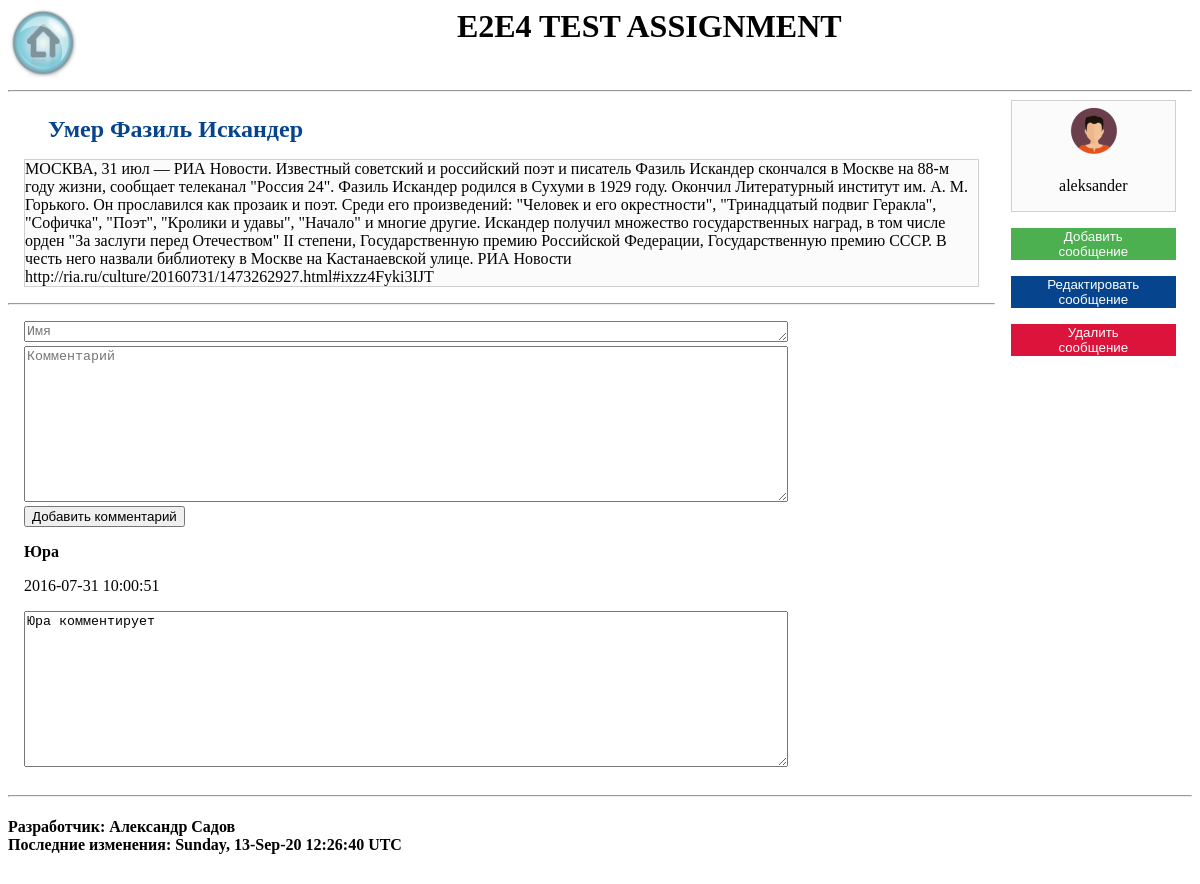
Screenshot of /index.php?controller=Messages&action=View&id=15 with the database file from the repository.
### tables this page shows
CREATE TABLE `messages` (
  `id` int(6) UNSIGNED NOT NULL,
  `header` varchar(500) NOT NULL,
  `text` text NOT NULL,
  `brief` varchar(1000) NOT NULL,
  `author` varchar(100) NOT NULL DEFAULT 'aleksander'
);

CREATE TABLE `comments` (
  `id` int(6) UNSIGNED NOT NULL,
  `author` varchar(50) NOT NULL,
  `text` varchar(1000) DEFAULT NULL,
  `date` timestamp NOT NULL DEFAULT CURRENT_TIMESTAMP,
  `topic` int(6) UNSIGNED NOT NULL
);

### core/controller/FrontController.php (called while the page is built, shortened)
<?php
class FrontController extends Controller
{
    private $controller_name;
    private $controller_action;
    public function __construct($default_controller, $default_action)
    {
        if (isset($this->data['get']['controller']))
        {
            $this->controller_name = $this->data['get']['controller'];
        }
        if (isset($this->data['get']['action']))
        {
            $this->controller_action = $this->data['get']['action'];
        }
    }
    final public function dispatch()
    {
        $controller = new $this->controller_class();
        $controller->view = new $this->view_name();
        $controller->model = new $this->model_name();
        $action = $this->controller_action;
        $controller->$action();
        $main_template_path = strtolower($this->controller_name) . "/" . strtolower($this->controller_action);
        $controller->view->main_template = $main_template_path;
        $controller->view->render();
    }
}

### app/public/index.php (called while the page is built, shortened)
<?php
    $controller_front = new FrontController("MessagesController", "Index");
    $controller_front->dispatch();

### index.php (called while the page is built, shortened)
<?php
    require "app/public/index.php";

### core/model/database/Database.php (called while the page is built, shortened)
<?php
    abstract class Database
    {
        private $sqli;
        protected function __construct()
        {
            $this->credentials = array(
            "host" => DB_HOST,
            "user" => DB_USER,
            "password" => DB_PASSWORD,
            "database" => DB_NAME);
            try {
                $this->sqli = new mysqli(
                        $this->credentials["host"],
                        $this->credentials["user"],
                        $this->credentials["password"],
                        $this->credentials["database"]);
            } catch (Exception $ex) {
                echo "<pre>{$ex}</pre>";
                exit;
            }
            $this->sqli->set_charset('utf8');
        }
        final protected function buildOutputArray($result)
        {
            $output_result = array();
            if (is_bool($result))
            {
                return $result;
            }
            else
            {
                if ($result->num_rows > 0)
                {
                    while($row = $result->fetch_array())
                    {
                        array_push($output_result, $row);
                    }
                }
                else
                {
                    return null;
                }
            }
            return $output_result;
        }
        final protected function sqlQuery($sql)
        {
            $result = $this->sqli->query($sql);
            return $this->buildOutputArray($result);
        }
        final protected function selectRows(
                $table_name,
                $select,
                $where = NULL,
                $order_by = NULL,
                $type_of_order = NULL)
        {
            $sql =  "SELECT $select " .
                    "FROM $table_name ";
            $sql .= !empty($where) ?
                    "WHERE $where " : "";
            $sql .= !empty($order_by) ?
                    "ORDER BY $order_by " : "";
            $sql .= !empty($type_of_order) ?
                    "$type_of_order" : "";
            $sql .= ";";
            return $this->sqlQuery($sql);
        }
    }

### core/model/table/Table.php (called while the page is built, shortened)
<?php
    abstract class Table extends Database
    {
        protected $table_name;
        public function __construct()
        {
            $this->table_name = strtolower(preg_replace("/Table/", "", get_class($this)));
        }
        final private function processResult($result)
        {
            if (isset($result) && !empty($result))
            {
                $objects = [];
                foreach($result as $row)
                {
                    $object = new $this->object_name($row);
                    array_push($objects, $object);
                }
                return $objects;
            }
            return [];
        }
        final public function select(
                $selection,
                $where_clause = NULL,
                $order_by = NULL,
                $type_of_order = NULL)
        {
            $result =  parent::SelectRows(
                    $this->table_name,
                    $selection,
                    $where_clause,
                    $order_by,
                    $type_of_order);
            return $this->processResult($result);
        }
        final public function get($id)
        {
            if (isset($id))
            {
                return $this->select("*", "id='$id'", 'id', 'DESC')[0];
            }
        }
    }

### app/model/table/MessagesTable.php (called while the page is built, shortened)
<?php
class MessagesTable extends InitialTable
{
    public function getWithComments($id)
    {
        $message = parent::get($id);
        $comments_data = new CommentsTable();
        $comments = $comments_data->select("*", "topic='$id'", "date", "DESC");
        $message->set("comments", $comments);
        return $message;
    }
}

### app/controller/MessagesController.php (called while the page is built, shortened)
<?php
class MessagesController extends Controller
{
    public function view()
    {
        $this->view->vars['message'] = $this->model->getWithComments($this->data['get']['id']);
    }
}

### core/model/entity/Entity.php (called while the page is built, shortened)
<?php
abstract class Entity implements ArrayAccess
{
    protected $container = [];
    public function set($property, $value)
    {
        if ($property != "container")
        {
            $this->container[$property] = $value;
        }
    }
    public function offsetGet($offset)
    {
        return isset($this->container[$offset]) ? $this->container[$offset] : null;
    }
}

### app/templates/elements/comment.php (the view)
<div class="comments boxed_content">
    <p><b><?php echo $this->vars['comment']['author']; ?></b></p>
    <p><?php echo $this->vars['comment']['date']; ?></p>
    <textarea
        readonly
        rows="10"
        cols="60"
        maxlength="1000"><?php echo $this->vars['comment']['text']; ?></textarea>
</div>

### app/templates/messages/view.php (shortened to what this page needs)
<div class="row">
    <div id="main_section" class="col-10" >
        <?php $this->loadTemplate("message_header"); ?>
        <?php $this->loadTemplate("message_text"); ?>
        <hr />
        <?php foreach($this->vars['message']['comments'] as $comment): ?>
            <?php $this->loadTemplate("comment"); ?>
        <?php endforeach; ?>
    </div>
    <div id="sidebar_right" class="col-2" >
    </div>
</div>

### app/templates/elements/message_header.php
<div
    class="message_header boxed_content"
    id='<?php echo $this->vars["message"]["id"]; ?>'>
    <a href="index.php?controller=Messages&action=View&id=<?php
            echo $this->vars["message"]["id"]; ?>" >
        <h2><?php echo $this->vars["message"]["header"]; ?></h2>
    </a>
</div>

### app/templates/elements/message_text.php
<div class="message_brief boxed_content boxed_border">
    <?php echo $this->vars["message"]["text"]; ?>
</div>

### app/public/styles/main.css (style rules this page uses)
* { box-sizing: border-box; }
.col-2 { width: 16.66%; }
.col-10 { width: 83.33%; }
[class*="col-"] { float: left; }
.row::after { content: ""; clear: both; display: block; }
div h1, div h2, div h3 { margin: 0; }
a { text-decoration: none; }
textarea { width: 80%; }
.boxed_content { margin: 1em; }
.boxed_border { background-color: #FBFBFB; border: 0.1em solid #D0D0D0; }
.message_header h2 { padding-left: 1em; color: #06458D; }

### rows the page displays
messages: header "Умер Фазиль Искандер", text "МОСКВА, 31 июл — РИА Новости. Известный советский и российский поэт и писатель Фазиль Искандер скончался в Москве на 88-м году жизни, сообщает телеканал \"Россия 24\". Фазиль Искандер родился в Сухуми в 1929 году. Окончил Литературный институт им. А. М. Горького. Он прославился как прозаик и поэт. Среди его произведений: \"Человек и его окрестности\", \"Тринадцатый подвиг Геракла\", \"Софичка\", \"Поэт\", \"Кролики и удавы\", \"Начало\" и многие другие. Искандер получил множество государственных наград, в том числе орден \"За заслуги перед Отечеством\" II степени, Государственную премию Российской Федерации, Государственную премию СССР. В честь него назвали библиотеку в Москве на Кастанаевской улице. РИА…"
comments: author "Юра", date "2016-07-31 10:00:51", text "Юра комментирует"

### other values shown
$user_name "aleksander"
date(DATE_RFC850, filemtime(__FILE__)) "Sunday, 13-Sep-20 12:26:40 UTC"
